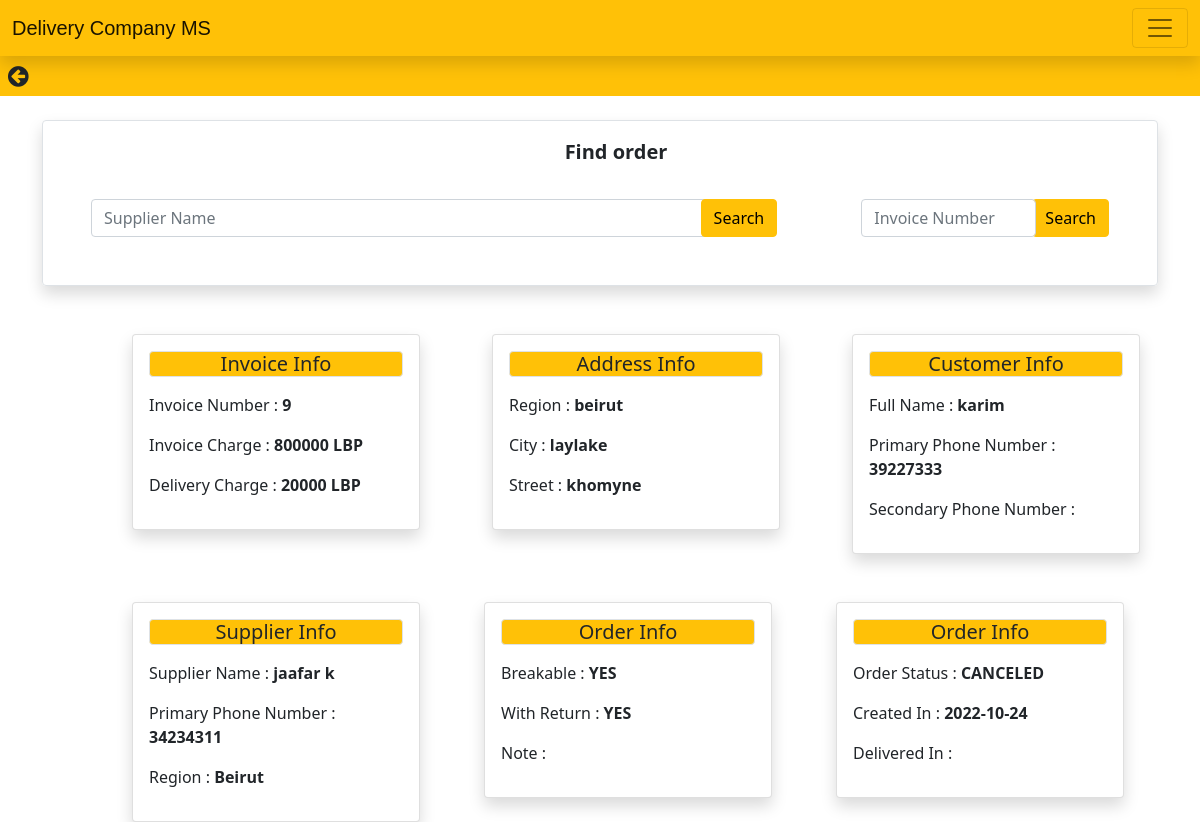
The app's page /MyProject/admin/details.php?id=9 with its own data.
### tables this page shows
CREATE TABLE `invoice` (
  `invoice_number` int(11) NOT NULL,
  `invoice_charge` varchar(10) NOT NULL,
  `delivery_charge` varchar(10) NOT NULL,
  `note` text NOT NULL,
  `order_status` varchar(10) NOT NULL,
  `insert_date` date NOT NULL,
  `currency` varchar(10) NOT NULL,
  `currency1` varchar(10) NOT NULL,
  `breakable` tinyint(1) NOT NULL,
  `returnn` tinyint(1) NOT NULL,
  `supplier_name` varchar(20) NOT NULL,
  `invoice_region` varchar(20) NOT NULL
);

CREATE TABLE `address1` (
  `region` varchar(20) NOT NULL,
  `city` varchar(20) NOT NULL,
  `street` varchar(30) NOT NULL,
  `invoice_no` int(11) NOT NULL
);

CREATE TABLE `customer` (
  `full_name1` varchar(20) NOT NULL,
  `primary_phone_number` varchar(10) NOT NULL,
  `secondary_phone_number` varchar(10) NOT NULL,
  `invoice_id` int(11) NOT NULL,
  `supp_name` varchar(20) NOT NULL
);

CREATE TABLE `supplier` (
  `full_name` varchar(20) NOT NULL,
  `primary_phone_number` varchar(10) NOT NULL,
  `username` varchar(20) NOT NULL,
  `password` varchar(20) NOT NULL,
  `region` varchar(20) NOT NULL,
  `city` varchar(20) NOT NULL,
  `street` varchar(20) NOT NULL
);

### MyProject/admin/details.php (the view, shortened to what this page needs)
<?php
 include 'config.php';
      $invoice_number=$_GET['id'];
      $sql="select * FROM invoice WHERE invoice_number= '$invoice_number'";
      $result=mysqli_query($conn,$sql);
    while($row = mysqli_fetch_assoc($result)){
        $invoice_chrg=$row['invoice_charge']." ".$row['currency'];
        $invoice_number=$row['invoice_number'];
        $delivery_chrg=$row['delivery_charge']." ".$row['currency1'];
        $note=$row['note'];
        $order=$row['order_status'];
        $date=$row['insert_date'];
        if($row['returnn']==0){
            $return="YES";
          }
          else{$return="NO";}
          if($row['breakable']==0){
            $breakable="YES";
          }
          else{$breakable="NO";}
    $sql="SELECT invoice.*, customer.* FROM invoice  INNER JOIN customer ON invoice_number= invoice_ID WHERE invoice_number= '$invoice_number' ";
  $result=mysqli_query($conn,$sql);
  $row= mysqli_fetch_array($result);
  $full_name=$row['full_name1'];
  $primary_phone_number=$row['primary_phone_number'];
  $secondary_phone_number=$row['secondary_phone_number'];
  $sql="SELECT invoice.*, address1.* FROM invoice  INNER JOIN address1 ON invoice_number= invoice_no WHERE invoice_number= '$invoice_number' ";
  $result=mysqli_query($conn,$sql);
  $row= mysqli_fetch_array($result);
  $region=$row['region'];
  $city=$row['city'];
  $street=$row['street'];
  $sql="SELECT invoice.*, supplier.* FROM invoice  INNER JOIN supplier ON supplier_name= full_name WHERE invoice_number= '$invoice_number' ";
  $result=mysqli_query($conn,$sql);
  $row= mysqli_fetch_array($result);
  $full_name1=$row['full_name'];
  $primary_phone_number1=$row['primary_phone_number'];
  $region1=$row['region'];
    }
?>
<!doctype html>
<html lang="en">
  <head>
    <link rel="stylesheet" href="https://cdnjs.cloudflare.com/ajax/libs/font-awesome/4.7.0/css/font-awesome.min.css">
    <link href="https://cdn.jsdelivr.net/npm/bootstrap@5.1.3/dist/css/bootstrap.min.css " rel="stylesheet">
  </head>
  <body>
    <nav class="navbar navbar-light bg-warning shadow font1 ">
        <div class="container-fluid ">
          <a class="navbar-brand " href="#">Delivery Company MS</a>
          <button class="navbar-toggler" type="button" data-bs-toggle="offcanvas" data-bs-target="#offcanvasNavbar" aria-controls="offcanvasNavbar">
            <span class="navbar-toggler-icon"></span>
          </button>
        </div>
      </nav>
      <div class="bg-warning" style="height: 40px;">
      <i class="fa fa-arrow-circle-left ms-2 mt-2 cursor" style="font-size:24px" onclick="location.href = 'center.php';" ></i>
      </div>
      <div class="container" style="width: 1185px;">
      <form method="POST">
        <div class= " border rounded shadow mt-4">
              <legend class="fs-5 mt-3 ms-3" style="text-align: center;"><b>Find order</b> </legend><br><br>
              <div class=" row align-items-center ">
              <div class=" col d-flex mb-5 me-5 ms-5" >
              <input name="fullname" class="form-control me-2" type="search" placeholder="Supplier Name" aria-label="Search">
              <div style = "position:relative; left:-80px;">
              <button name="s_search" class="btn btn-warning" type="submit" >Search</button>
              </div>
              <div style = "position:relative; left:4px;">
                <input name="invoice_nb" class="form-control me-2" type="search" placeholder="Invoice Number" aria-label="Search">
              </div>
                <button name="search" class="btn btn-warning" type="submit">Search</button>
              </div>
              </div>
        </div>
      </form>
      </div>
   <div style= " margin-left: 120px;">
      <div class="container mt-5">
        <div class="row">
        <div class="col">
           <div class="card shadow " style="width: 18rem;">
           <div class="card-body">
            <h5 class="card-title bg-warning border rounded" style="text-align: center;">Invoice Info</h5>
            <div class="mt-3">
            <p>Invoice Number : <b><?php echo $invoice_number; ?> </b></p>
            <p>Invoice Charge : <b><?php echo $invoice_chrg; ?> </b></p>
            <p>Delivery Charge : <b><?php echo $delivery_chrg; ?> </b></p>
            </div>
            </div>
            </div>
        </div>
        <div class="col">
           <div class="card shadow" style="width: 18rem;">
           <div class="card-body">
            <h5 class="card-title bg-warning border rounded" style="text-align: center;">Address Info</h5>
            <div class="mt-3">
            <p>Region : <b><?php echo $region; ?> </b></p>
            <p>City : <b><?php echo $city; ?> </b></p>
            <p>Street : <b><?php echo $street; ?> </b></p>
            </div>
            </div>
            </div>
        </div>
        <div class="col">
           <div class="card shadow" style="width: 18rem;">
           <div class="card-body">
            <h5 class="card-title bg-warning border rounded" style="text-align: center;">Customer Info</h5>
            <div class="mt-3">
            <p>Full Name : <b><?php echo $full_name; ?> </b></p>
            <p>Primary Phone Number : <b><?php echo $primary_phone_number; ?> </b></p>
            <p>Secondary Phone Number : <b><?php echo $secondary_phone_number; ?> </b></p>
            </div>
            </div>
            </div>
        </div>
        <div class="row mt-5">
        <div class="col">
           <div class="card shadow" style="width: 18rem;">
           <div class="card-body">
            <h5 class="card-title bg-warning border rounded" style="text-align: center;">Supplier Info</h5>
            <div class="mt-3">
            <p>Supplier Name : <b><?php echo $full_name1; ?> </b></p>
            <p>Primary Phone Number : <b><?php echo $primary_phone_number1; ?> </b></p>
            <p>Region : <b><?php echo $region1; ?> </b></p>
            </div>
            </div>
            </div>
        </div>
        <div class="col">
           <div class="card shadow" style="width: 18rem;">
           <div class="card-body">
            <h5 class="card-title bg-warning border rounded" style="text-align: center;">Order Info</h5>
            <div class="mt-3">
            <p>Breakable : <b><?php echo $breakable; ?> </b></p>
            <p>With Return : <b><?php echo $return; ?> </b></p>
            <p>Note : <b><?php echo $note; ?> </b></p>
            </div>
            </div>
            </div>
        </div>
        <div class="col">
           <div class="card shadow" style="width: 18rem;">
           <div class="card-body">
            <h5 class="card-title bg-warning border rounded" style="text-align: center;">Order Info</h5>
            <div class="mt-3">
            <p>Order Status : <b><?php echo $order ?> </b></p>
            <p>Created In : <b><?php echo $date; ?> </b></p>
            <p>Delivered In : <b><?php  ?> </b></p>
            </div>
            </div>
            </div>
        </div>
        </div>
        </div>
</div>
      </div>

### MyProject/admin/details.php (style rules this page uses)
.font1 { font-family: 'Oswald', sans-serif; font-family: 'Roboto Serif', sans-serif; }

### records on screen
invoice: invoice_number "9", invoice_chrg "800000 LBP", delivery_chrg "20000 LBP", supplier.full_name "jaafar k", supplier.primary_phone_number "34234311", supplier.region "Beirut", breakable "YES", returnn "YES", order_status "CANCELED", insert_date "2022-10-24"
address1: region "beirut", city "laylake", street "khomyne"
customer: full_name1 "karim", primary_phone_number "39227333"
